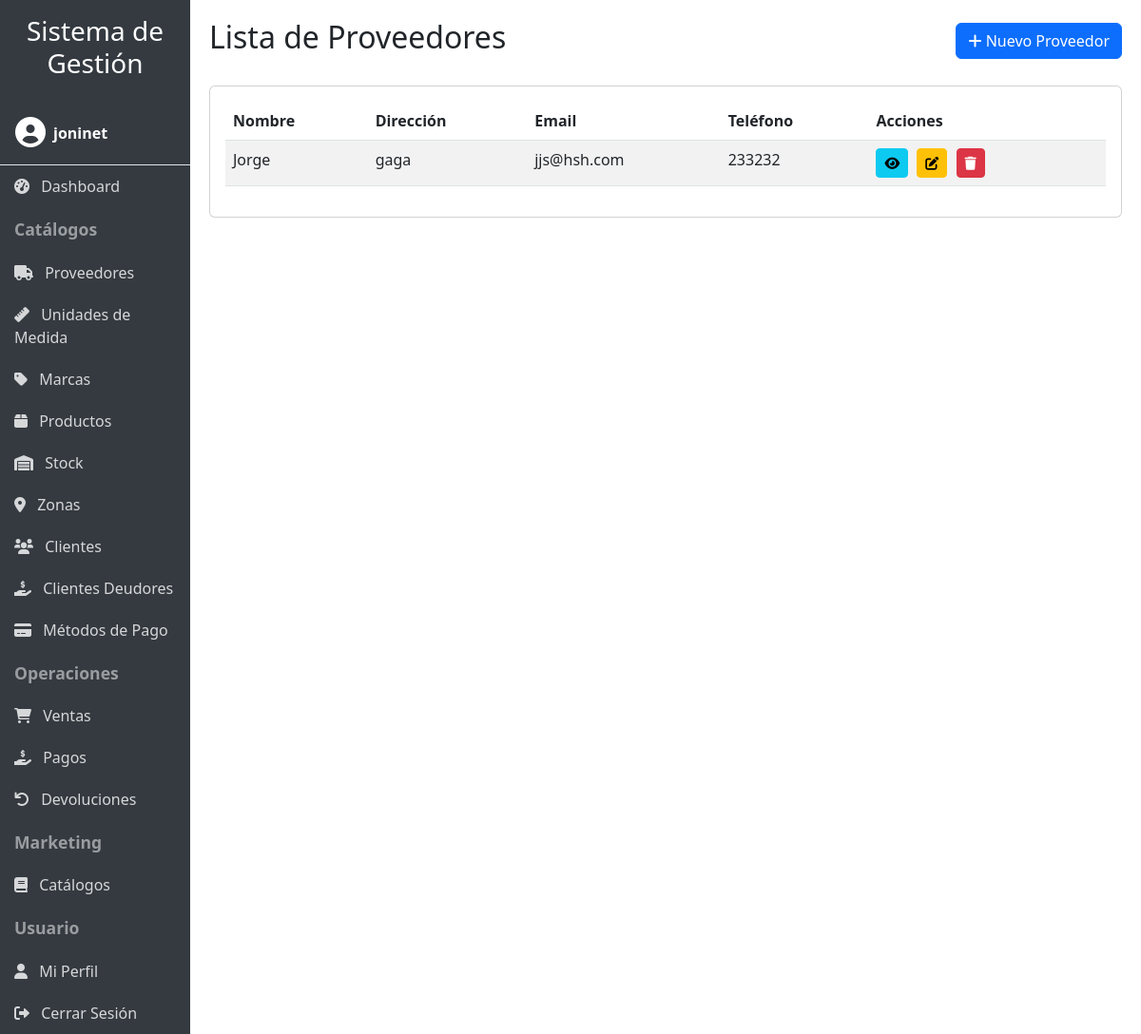
The app's page /proveedores/ (signed in) with its own data.
### productos/models.py (models this page shows, shortened)
class Proveedor(models.Model):
    nombre = models.CharField(max_length=100)
    direccion = models.CharField(max_length=100)
    email = models.CharField(max_length=100)
    telefono = models.CharField(max_length=100)
    usuario = models.ForeignKey(User, on_delete=models.CASCADE, null=True, blank=True)

### productos/user_views.py (the view)
# urls.py: path('proveedores/', user_views.UserProveedorListView.as_view(), name='proveedor_list'),
class UserProveedorListView(UserDataMixin, ProveedorListView):
    pass

### productos/mixins.py (called while the page is built)
    def get_queryset(self):
        queryset = super().get_queryset()
        user = self.request.user
        if user.is_staff or user.is_superuser:
            return queryset
        if hasattr(queryset.model, 'usuario'):
            return queryset.filter(usuario=user)
        return queryset

### productos/templates/productos/proveedor_list.html (shortened to what this page needs)
{% extends 'productos/base.html' %}
{% load productos_filters %}
{% block header %}Lista de Proveedores{% endblock %}
{% block header_buttons %}
<a href="{% url 'productos:proveedor_create' %}" class="btn btn-primary">
    <i class="fas fa-plus"></i> Nuevo Proveedor
</a>
{% endblock %}
{% block content %}
<div class="card">
    <div class="card-body">
        <div class="table-responsive">
            <table class="table table-striped table-hover">
                <thead>
                    <tr>
                        <th>Nombre</th>
                        <th>Dirección</th>
                        <th>Email</th>
                        <th>Teléfono</th>
                        <th>Acciones</th>
                    </tr>
                </thead>
                <tbody>
                    {% for proveedor in proveedores %}
                    <tr>
                        <td>{{ proveedor.nombre }}</td>
                        <td>{{ proveedor.direccion }}</td>
                        <td>{{ proveedor.email }}</td>
                        <td>{{ proveedor.telefono }}</td>
                        <td class="action-buttons">
                            <a href="{% url 'productos:proveedor_detail' proveedor.pk %}" class="btn btn-sm btn-info" title="Ver detalles">
                                <i class="fas fa-eye"></i>
                            </a>
                            <a href="{% url 'productos:proveedor_update' proveedor.pk %}" class="btn btn-sm btn-warning" title="Editar">
                                <i class="fas fa-edit"></i>
                            </a>
                            <a href="{% url 'productos:proveedor_delete' proveedor.pk %}" class="btn btn-sm btn-danger" title="Eliminar">
                                <i class="fas fa-trash"></i>
                            </a>
                        </td>
                    </tr>
                    {% empty %}
                    <tr>
                        <td colspan="5" class="text-center">No hay proveedores registrados.</td>
                    </tr>
                    {% endfor %}
                </tbody>
            </table>
        </div>
    </div>
</div>
{% endblock %}

### productos/templates/productos/base.html (shortened to what this page needs)
<!DOCTYPE html>
<html lang="es">
<head>
    <link href="https://cdn.jsdelivr.net/npm/bootstrap@5.3.0/dist/css/bootstrap.min.css" rel="stylesheet">
    <link rel="stylesheet" href="https://cdnjs.cloudflare.com/ajax/libs/font-awesome/6.0.0/css/all.min.css">
    {% load static %}
    <link rel="stylesheet" href="{% static 'productos/css/responsive.css' %}">
</head>
<body>
    <div class="container-fluid">
        <div class="row">
            <div class="col-lg-2 sidebar p-0" id="sidebar">
                <div class="p-3 d-lg-block d-none">
                    <h3 class="text-center">Sistema de Gestión</h3>
                </div>
                {% if user.is_authenticated %}
                <div class="user-info p-3 border-bottom">
                    <div class="d-flex align-items-center">
                        <div class="me-2">
                            <i class="fas fa-user-circle fa-2x"></i>
                        </div>
                        <div>
                            <div class="fw-bold">{{ user.username }}</div>
                        </div>
                    </div>
                </div>
                {% endif %}
                {% if user.is_authenticated %}
                <a href="{% url 'productos:dashboard' %}" class="nav-link"><i class="fas fa-tachometer-alt me-2"></i> Dashboard</a>
                <div class="nav-header">Catálogos</div>
                <a href="{% url 'productos:proveedor_list' %}" class="nav-link"><i class="fas fa-truck me-2"></i> Proveedores</a>
                <a href="{% url 'productos:unidadmedida_list' %}" class="nav-link"><i class="fas fa-ruler me-2"></i> Unidades de Medida</a>
                <a href="{% url 'productos:marca_list' %}" class="nav-link"><i class="fas fa-tag me-2"></i> Marcas</a>
                <a href="{% url 'productos:producto_list' %}" class="nav-link"><i class="fas fa-box me-2"></i> Productos</a>
                <a href="{% url 'productos:stock_list' %}" class="nav-link"><i class="fas fa-warehouse me-2"></i> Stock</a>
                <a href="{% url 'productos:zona_list' %}" class="nav-link"><i class="fas fa-map-marker-alt me-2"></i> Zonas</a>
                <a href="{% url 'productos:cliente_list' %}" class="nav-link"><i class="fas fa-users me-2"></i> Clientes</a>
                <a href="{% url 'productos:clientes_deudores' %}" class="nav-link"><i class="fas fa-hand-holding-usd me-2"></i> Clientes Deudores</a>
                <a href="{% url 'productos:metodopago_list' %}" class="nav-link"><i class="fas fa-credit-card me-2"></i> Métodos de Pago</a>
                <div class="nav-header">Operaciones</div>
                <a href="{% url 'productos:venta_list' %}" class="nav-link"><i class="fas fa-shopping-cart me-2"></i> Ventas</a>
                <a href="{% url 'productos:pago_list' %}" class="nav-link"><i class="fas fa-hand-holding-usd me-2"></i> Pagos</a>
                <a href="{% url 'productos:devolucion_list' %}" class="nav-link"><i class="fas fa-undo me-2"></i> Devoluciones</a>
                <div class="nav-header">Marketing</div>
                <a href="{% url 'productos:catalogo_list' %}" class="nav-link"><i class="fas fa-book me-2"></i> Catálogos</a>
                <div class="nav-header">Usuario</div>
                <a href="{% url 'productos:profile' %}" class="nav-link"><i class="fas fa-user me-2"></i> Mi Perfil</a>
                <a href="{% url 'productos:logout' %}" class="nav-link"><i class="fas fa-sign-out-alt me-2"></i> Cerrar Sesión</a>
                {% else %}
                <div class="nav-header">Acceso</div>
                <a href="{% url 'productos:login' %}" class="nav-link"><i class="fas fa-sign-in-alt me-2"></i> Iniciar Sesión</a>
                <a href="{% url 'productos:register' %}" class="nav-link"><i class="fas fa-user-plus me-2"></i> Registrarse</a>
                {% endif %}
            </div>
            <div class="col-lg-10 content content-wrapper">
                <div class="d-flex justify-content-between align-items-center mb-4">
                    <h2>{% block header %}{% endblock %}</h2>
                    <div>
                        {% block header_buttons %}{% endblock %}
                    </div>
                </div>
                {% block content %}{% endblock %}
            </div>
        </div>
    </div>
</body>
</html>

### productos/static/productos/css/responsive.css (style rules this page uses)
body { font-size: 16px; }
.table-responsive { overflow-x: auto; -webkit-overflow-scrolling: touch; }

### productos/templates/productos/base.html (style rules this page uses)
body { overflow-x: hidden; }
.sidebar { min-height: 100vh; background-color: #343a40; color: white; transition: all 0.3s; }
.sidebar a { color: rgba(255, 255, 255, 0.8); text-decoration: none; display: block; padding: 10px 15px; }
.sidebar .nav-header { font-weight: bold; padding: 10px 15px; font-size: 1.1em; color: rgba(255, 255, 255, 0.5); }
.content { padding: 20px; }
.table-responsive { overflow-x: auto; }
.action-buttons a { margin-right: 5px; }

### records on screen
Proveedor: nombre "Jorge", direccion "gaga", email "jjs@hsh.com", telefono "233232"

### other values on screen
{{ user.username }} "joninet"
